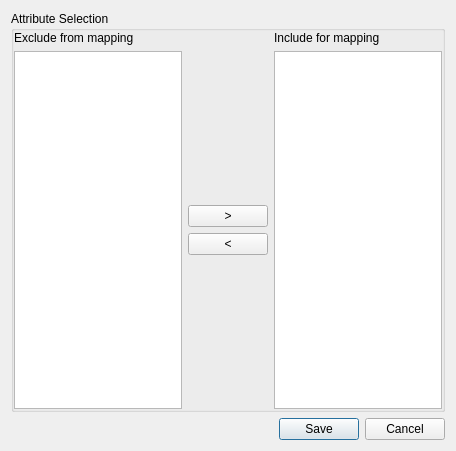
<?xml version="1.0" encoding="UTF-8"?>
<ui version="4.0">
 <class>Dialog</class>
 <widget class="QDialog" name="Dialog">
  <property name="geometry">
   <rect>
    <x>0</x>
    <y>0</y>
    <width>456</width>
    <height>451</height>
   </rect>
  </property>
  <property name="windowTitle">
   <string>Map Settings</string>
  </property>
  <layout class="QGridLayout" name="gridLayout">
   <item row="16" column="0" colspan="2">
    <widget class="QDialogButtonBox" name="buttonBox">
     <property name="standardButtons">
      <set>QDialogButtonBox::Cancel|QDialogButtonBox::Save</set>
     </property>
    </widget>
   </item>
   <item row="4" column="0" colspan="2">
    <widget class="QGroupBox" name="attributeSelectionGroup">
     <property name="title">
      <string>Attribute Selection</string>
     </property>
     <property name="flat">
      <bool>true</bool>
     </property>
     <layout class="QGridLayout" name="gridLayout_3">
      <property name="leftMargin">
       <number>0</number>
      </property>
      <property name="topMargin">
       <number>0</number>
      </property>
      <property name="rightMargin">
       <number>0</number>
      </property>
      <property name="bottomMargin">
       <number>0</number>
      </property>
      <item row="1" column="0" rowspan="4">
       <widget class="QListWidget" name="blackList">
        <property name="sizePolicy">
         <sizepolicy hsizetype="Expanding" vsizetype="Expanding">
          <horstretch>0</horstretch>
          <verstretch>0</verstretch>
         </sizepolicy>
        </property>
        <property name="editTriggers">
         <set>QAbstractItemView::DoubleClicked</set>
        </property>
        <property name="defaultDropAction">
         <enum>Qt::MoveAction</enum>
        </property>
        <property name="alternatingRowColors">
         <bool>false</bool>
        </property>
        <property name="selectionMode">
         <enum>QAbstractItemView::ExtendedSelection</enum>
        </property>
        <property name="sortingEnabled">
         <bool>true</bool>
        </property>
       </widget>
      </item>
      <item row="3" column="1">
       <widget class="QPushButton" name="removeButton">
        <property name="text">
         <string>&lt;</string>
        </property>
       </widget>
      </item>
      <item row="0" column="0">
       <widget class="QLabel" name="excludeLabel">
        <property name="sizePolicy">
         <sizepolicy hsizetype="Preferred" vsizetype="Fixed">
          <horstretch>0</horstretch>
          <verstretch>0</verstretch>
         </sizepolicy>
        </property>
        <property name="text">
         <string>Exclude from mapping</string>
        </property>
       </widget>
      </item>
      <item row="0" column="2">
       <widget class="QLabel" name="includeLabel">
        <property name="sizePolicy">
         <sizepolicy hsizetype="Preferred" vsizetype="Fixed">
          <horstretch>0</horstretch>
          <verstretch>0</verstretch>
         </sizepolicy>
        </property>
        <property name="text">
         <string>Include for mapping</string>
        </property>
       </widget>
      </item>
      <item row="1" column="2" rowspan="4">
       <widget class="QListWidget" name="whiteList">
        <property name="sizePolicy">
         <sizepolicy hsizetype="Expanding" vsizetype="Expanding">
          <horstretch>0</horstretch>
          <verstretch>0</verstretch>
         </sizepolicy>
        </property>
        <property name="defaultDropAction">
         <enum>Qt::MoveAction</enum>
        </property>
        <property name="selectionMode">
         <enum>QAbstractItemView::ExtendedSelection</enum>
        </property>
        <property name="sortingEnabled">
         <bool>true</bool>
        </property>
       </widget>
      </item>
      <item row="2" column="1">
       <widget class="QPushButton" name="addButton">
        <property name="text">
         <string>&gt;</string>
        </property>
       </widget>
      </item>
     </layout>
    </widget>
   </item>
  </layout>
 </widget>
 <resources/>
 <connections>
  <connection>
   <sender>buttonBox</sender>
   <signal>accepted()</signal>
   <receiver>Dialog</receiver>
   <slot>accept()</slot>
   <hints>
    <hint type="sourcelabel">
     <x>226</x>
     <y>327</y>
    </hint>
    <hint type="destinationlabel">
     <x>226</x>
     <y>173</y>
    </hint>
   </hints>
  </connection>
  <connection>
   <sender>buttonBox</sender>
   <signal>rejected()</signal>
   <receiver>Dialog</receiver>
   <slot>reject()</slot>
   <hints>
    <hint type="sourcelabel">
     <x>226</x>
     <y>327</y>
    </hint>
    <hint type="destinationlabel">
     <x>226</x>
     <y>173</y>
    </hint>
   </hints>
  </connection>
 </connections>
</ui>
